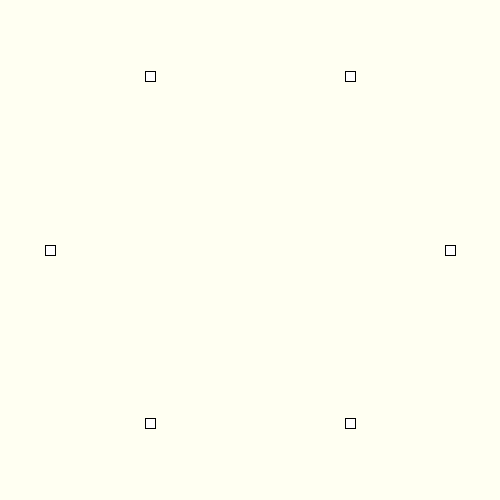
Frame 1 (no input)
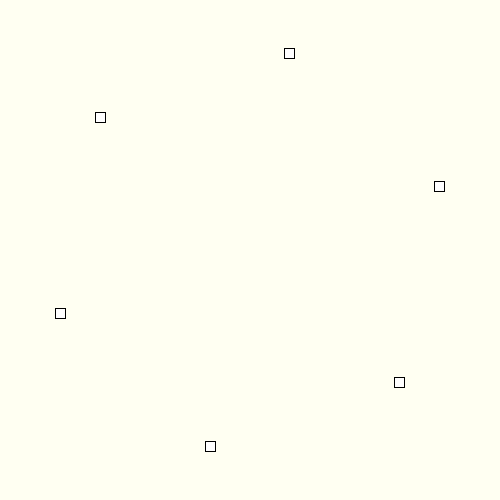
Frame 60 (the mouse pressed at the canvas centre just before this capture)
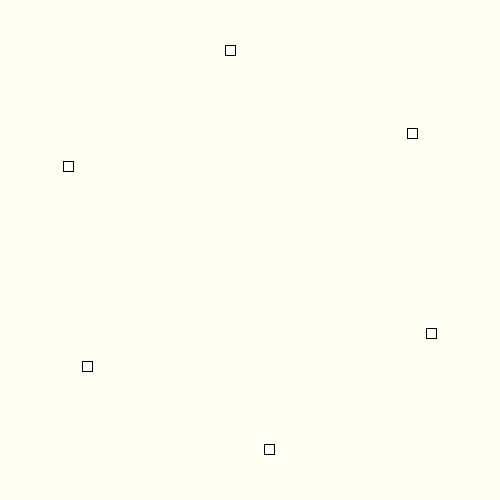
Frame 120 (the mouse held since frame 60 and released just before this capture)

The Processing sketch that drew these frames (run headless with seeded random() and noise(); from frame 60 on, the mouse is pressed at the canvas centre):

// Processing sketch: Week11_1
// ── Week11_1.pde
// week11-1 好玩的程式設計 (三角函式/數)
void setup() {
  size(500, 500);//視窗大小
}
float a = 0 ;//角度
void draw(){
  background(#FFFFF2);//淡黃色背景
  rectMode(CENTER);//設定畫方形的模式,要置中對齊(比較好看)
  for (int i=0; i<6; i++) {//要畫6個方形
  //國中教過三角函數 cos(a)sin(a)不知道用處? 就是x座標 y座標
   float x = 250 + 200*cos(a+PI/3*i), y = 250 +200*sin(a+PI/3*i);
   rect(x, y, 10, 10);//6個方形,位置隨著角度而不同(轉動)
  }
  a += 0.03;//轉動角度的速度,現在設為3倍數
}
